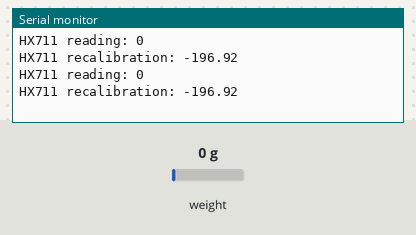
Recording of a sketch running on a simulated Arduino Uno, built with avr-gcc and run on an emulated ATmega328P. On the bench: the last lines printed to the serial monitor. The inputs (shaded band) are chosen by the test bench; at power-on: weight on the scale 0 g.

Above: at 2.0 s.
2.1 s: weight on the scale set to 100 g
At 3.2 s:
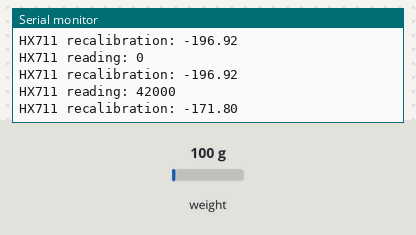
3.6 s: weight on the scale set to 1250 g
At 5.1 s:
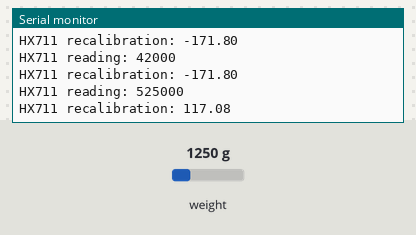
Timing chart, 0 to 6.6 s (numbered marks = the images above; inputs shaded):
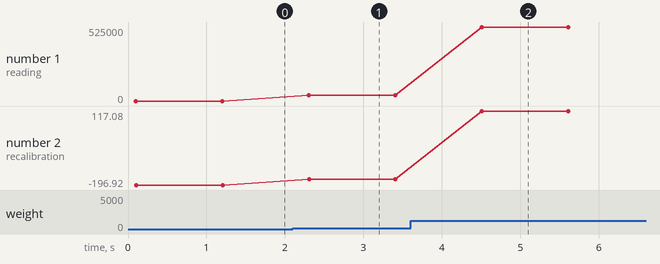

Measured:
- after the input at 2.1 s, the serial monitor: prints a new line after 0.20 s (image 1)
- after the input at 3.6 s, the serial monitor: prints a new line after 0.90 s (image 2)
- plotted number 1: 0 → 42000 after the input at 2.1 s, 42000 → 525000 after the input at 3.6 s
- plotted number 2: -196.92 → -171.8 after the input at 2.1 s, -171.8 → 117.08 after the input at 3.6 s

The sketch:

SingleLoadCellwithCalibration.ino
```cpp
#include "HX711.h"

// HX711 circuit wiring
const int LOADCELL_DOUT_PIN = 5;
const int LOADCELL_SCK_PIN = 6;

HX711 scale;

void setup() {
  Serial.begin(57600);
  scale.begin(LOADCELL_DOUT_PIN, LOADCELL_SCK_PIN);
}

void loop() {

  long zero = 329244;
  long weight_read = 638642;
  long weight = 185.5;

  float cal_factor = (weight_read-zero)/weight;

  if (scale.is_ready()) {
    long reading = scale.read();
    Serial.print("HX711 reading: ");
    Serial.println(reading);
    Serial.print("HX711 recalibration: ");
    Serial.println((reading-zero)/cal_factor);
  } else {
    Serial.println("HX711 not found.");
  }

  delay(1000);

}
```
